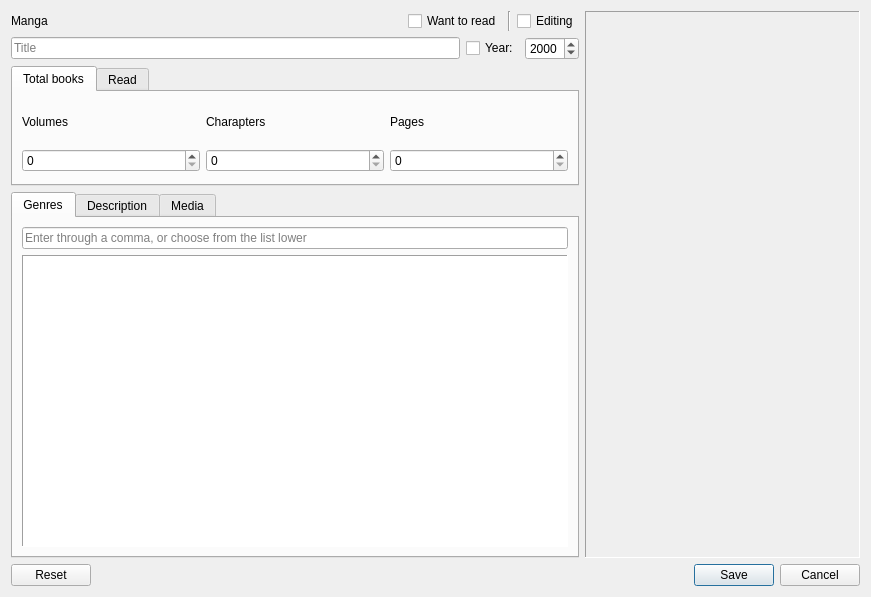
<?xml version="1.0" encoding="UTF-8"?>
<ui version="4.0">
 <class>DialogAddManga</class>
 <widget class="QDialog" name="DialogAddManga">
  <property name="geometry">
   <rect>
    <x>0</x>
    <y>0</y>
    <width>871</width>
    <height>597</height>
   </rect>
  </property>
  <property name="windowTitle">
   <string>Add manga</string>
  </property>
  <property name="locale">
   <locale language="English" country="UnitedKingdom"/>
  </property>
  <layout class="QVBoxLayout" name="verticalLayout">
   <item>
    <layout class="QHBoxLayout" name="HLay_0">
     <item>
      <layout class="QVBoxLayout" name="VLay_0">
       <property name="sizeConstraint">
        <enum>QLayout::SetDefaultConstraint</enum>
       </property>
       <item>
        <layout class="QHBoxLayout" name="HLay_1">
         <item>
          <widget class="QLabel" name="label">
           <property name="text">
            <string>Manga</string>
           </property>
          </widget>
         </item>
         <item>
          <spacer name="HSpacer_0">
           <property name="orientation">
            <enum>Qt::Horizontal</enum>
           </property>
           <property name="sizeHint" stdset="0">
            <size>
             <width>40</width>
             <height>20</height>
            </size>
           </property>
          </spacer>
         </item>
         <item>
          <widget class="QCheckBox" name="CheckBox_LookLater">
           <property name="text">
            <string>Want to read</string>
           </property>
          </widget>
         </item>
         <item>
          <widget class="Line" name="line">
           <property name="orientation">
            <enum>Qt::Vertical</enum>
           </property>
          </widget>
         </item>
         <item>
          <widget class="QCheckBox" name="CheckBox_Editing">
           <property name="text">
            <string>Editing</string>
           </property>
          </widget>
         </item>
        </layout>
       </item>
       <item>
        <layout class="QHBoxLayout" name="horizontalLayout">
         <property name="topMargin">
          <number>0</number>
         </property>
         <item>
          <widget class="QLineEdit" name="LineEdit_Title">
           <property name="maxLength">
            <number>128</number>
           </property>
           <property name="dragEnabled">
            <bool>true</bool>
           </property>
           <property name="placeholderText">
            <string>Title</string>
           </property>
          </widget>
         </item>
         <item>
          <widget class="QCheckBox" name="CBox_Year">
           <property name="text">
            <string>Year:</string>
           </property>
          </widget>
         </item>
         <item>
          <widget class="QSpinBox" name="SpinBox_Year">
           <property name="minimum">
            <number>1900</number>
           </property>
           <property name="maximum">
            <number>9999</number>
           </property>
           <property name="value">
            <number>2000</number>
           </property>
          </widget>
         </item>
        </layout>
       </item>
       <item>
        <layout class="QVBoxLayout" name="VLay_AltTitle">
         <property name="topMargin">
          <number>0</number>
         </property>
        </layout>
       </item>
       <item>
        <layout class="QHBoxLayout" name="HLay_AuthorAndSound">
         <property name="topMargin">
          <number>0</number>
         </property>
        </layout>
       </item>
       <item>
        <widget class="QTabWidget" name="TabWidget_Series">
         <property name="maximumSize">
          <size>
           <width>16777215</width>
           <height>120</height>
          </size>
         </property>
         <property name="currentIndex">
          <number>0</number>
         </property>
         <widget class="QWidget" name="tab_allSeries">
          <attribute name="title">
           <string>Total books</string>
          </attribute>
          <layout class="QGridLayout" name="gridLayout">
           <item row="0" column="0">
            <widget class="QLabel" name="Lbl_aVol">
             <property name="maximumSize">
              <size>
               <width>16777215</width>
               <height>40</height>
              </size>
             </property>
             <property name="text">
              <string>Volumes</string>
             </property>
            </widget>
           </item>
           <item row="0" column="1">
            <widget class="QLabel" name="Lbl_aCh">
             <property name="maximumSize">
              <size>
               <width>16777215</width>
               <height>40</height>
              </size>
             </property>
             <property name="text">
              <string>Charapters</string>
             </property>
            </widget>
           </item>
           <item row="0" column="2">
            <widget class="QLabel" name="Lbl_aPages">
             <property name="maximumSize">
              <size>
               <width>16777215</width>
               <height>40</height>
              </size>
             </property>
             <property name="text">
              <string>Pages</string>
             </property>
            </widget>
           </item>
           <item row="1" column="0">
            <widget class="QSpinBox" name="SpinBox_aVol"/>
           </item>
           <item row="1" column="1">
            <widget class="QSpinBox" name="SpinBox_aCh"/>
           </item>
           <item row="1" column="2">
            <widget class="QSpinBox" name="SpinBox_aPages"/>
           </item>
          </layout>
         </widget>
         <widget class="QWidget" name="tab_lookSeries">
          <attribute name="title">
           <string>Read</string>
          </attribute>
          <layout class="QGridLayout" name="gridLayout_2">
           <item row="0" column="0">
            <widget class="QLabel" name="Lbl_vVol">
             <property name="text">
              <string>Volume</string>
             </property>
            </widget>
           </item>
           <item row="0" column="1">
            <widget class="QLabel" name="Lbl_vCh">
             <property name="text">
              <string>Charapter</string>
             </property>
            </widget>
           </item>
           <item row="0" column="2">
            <widget class="QLabel" name="Lbl_vPage">
             <property name="text">
              <string>Page</string>
             </property>
            </widget>
           </item>
           <item row="1" column="0">
            <widget class="QSpinBox" name="SpinBox_vVol">
             <property name="maximum">
              <number>0</number>
             </property>
            </widget>
           </item>
           <item row="1" column="1">
            <widget class="QSpinBox" name="SpinBox_vCh">
             <property name="maximum">
              <number>0</number>
             </property>
            </widget>
           </item>
           <item row="1" column="2">
            <widget class="QSpinBox" name="SpinBox_vPages">
             <property name="maximum">
              <number>0</number>
             </property>
            </widget>
           </item>
          </layout>
         </widget>
        </widget>
       </item>
       <item>
        <widget class="QTabWidget" name="TabWidget_Info">
         <property name="currentIndex">
          <number>0</number>
         </property>
         <widget class="QWidget" name="tab">
          <attribute name="title">
           <string>Genres</string>
          </attribute>
          <layout class="QVBoxLayout" name="verticalLayout_2">
           <item>
            <widget class="QLineEdit" name="LineEdit_Tags">
             <property name="text">
              <string/>
             </property>
             <property name="maxLength">
              <number>256</number>
             </property>
             <property name="dragEnabled">
              <bool>true</bool>
             </property>
             <property name="placeholderText">
              <string>Enter through a comma, or choose from the list lower</string>
             </property>
             <property name="clearButtonEnabled">
              <bool>true</bool>
             </property>
            </widget>
           </item>
           <item>
            <widget class="QListView" name="ListView_Tags">
             <property name="sizePolicy">
              <sizepolicy hsizetype="Expanding" vsizetype="Expanding">
               <horstretch>0</horstretch>
               <verstretch>0</verstretch>
              </sizepolicy>
             </property>
             <property name="baseSize">
              <size>
               <width>0</width>
               <height>0</height>
              </size>
             </property>
             <property name="frameShape">
              <enum>QFrame::Panel</enum>
             </property>
             <property name="horizontalScrollBarPolicy">
              <enum>Qt::ScrollBarAsNeeded</enum>
             </property>
             <property name="sizeAdjustPolicy">
              <enum>QAbstractScrollArea::AdjustToContents</enum>
             </property>
             <property name="editTriggers">
              <set>QAbstractItemView::NoEditTriggers</set>
             </property>
             <property name="selectionMode">
              <enum>QAbstractItemView::MultiSelection</enum>
             </property>
             <property name="isWrapping" stdset="0">
              <bool>true</bool>
             </property>
             <property name="resizeMode">
              <enum>QListView::Adjust</enum>
             </property>
            </widget>
           </item>
          </layout>
         </widget>
         <widget class="QWidget" name="tab_2">
          <attribute name="title">
           <string>Description</string>
          </attribute>
          <layout class="QVBoxLayout" name="verticalLayout_3">
           <item>
            <widget class="QPlainTextEdit" name="PlainTextEdit_Description">
             <property name="placeholderText">
              <string>Description</string>
             </property>
            </widget>
           </item>
          </layout>
         </widget>
         <widget class="QWidget" name="tab_3">
          <attribute name="title">
           <string>Media</string>
          </attribute>
          <layout class="QVBoxLayout" name="verticalLayout_4">
           <item>
            <layout class="QHBoxLayout" name="HLayout_Dir">
             <item>
              <widget class="QLineEdit" name="LineEdit_Dir">
               <property name="maxLength">
                <number>256</number>
               </property>
               <property name="placeholderText">
                <string>Directory</string>
               </property>
              </widget>
             </item>
             <item>
              <widget class="QToolButton" name="TBtn_ChooseDir">
               <property name="toolTip">
                <string/>
               </property>
               <property name="text">
                <string>*</string>
               </property>
               <property name="icon">
                <iconset resource="resource.qrc">
                 <normaloff>:/images/folder.png</normaloff>:/images/folder.png</iconset>
               </property>
               <property name="iconSize">
                <size>
                 <width>24</width>
                 <height>24</height>
                </size>
               </property>
              </widget>
             </item>
            </layout>
           </item>
           <item>
            <widget class="QLineEdit" name="LineEdit_URL">
             <property name="maxLength">
              <number>256</number>
             </property>
             <property name="placeholderText">
              <string>URL</string>
             </property>
             <property name="clearButtonEnabled">
              <bool>true</bool>
             </property>
            </widget>
           </item>
           <item>
            <spacer name="VSpacer_0">
             <property name="orientation">
              <enum>Qt::Vertical</enum>
             </property>
             <property name="sizeHint" stdset="0">
              <size>
               <width>20</width>
               <height>138</height>
              </size>
             </property>
            </spacer>
           </item>
          </layout>
         </widget>
        </widget>
       </item>
      </layout>
     </item>
     <item>
      <widget class="ImageCover" name="Lbl_ImageCover">
       <property name="sizePolicy">
        <sizepolicy hsizetype="Fixed" vsizetype="Fixed">
         <horstretch>3</horstretch>
         <verstretch>1</verstretch>
        </sizepolicy>
       </property>
       <property name="minimumSize">
        <size>
         <width>180</width>
         <height>540</height>
        </size>
       </property>
       <property name="maximumSize">
        <size>
         <width>275</width>
         <height>825</height>
        </size>
       </property>
       <property name="baseSize">
        <size>
         <width>0</width>
         <height>0</height>
        </size>
       </property>
       <property name="toolTip">
        <string>Drop image here, or a double click for a file choice</string>
       </property>
       <property name="autoFillBackground">
        <bool>false</bool>
       </property>
       <property name="frameShape">
        <enum>QFrame::Panel</enum>
       </property>
       <property name="frameShadow">
        <enum>QFrame::Sunken</enum>
       </property>
       <property name="text">
        <string/>
       </property>
       <property name="pixmap">
        <pixmap resource="resource.qrc">:/images/DropHere.png</pixmap>
       </property>
       <property name="scaledContents">
        <bool>true</bool>
       </property>
       <property name="textInteractionFlags">
        <set>Qt::NoTextInteraction</set>
       </property>
      </widget>
     </item>
    </layout>
   </item>
   <item>
    <widget class="QDialogButtonBox" name="BtnBox">
     <property name="standardButtons">
      <set>QDialogButtonBox::Cancel|QDialogButtonBox::Reset|QDialogButtonBox::Save</set>
     </property>
    </widget>
   </item>
  </layout>
 </widget>
 <customwidgets>
  <customwidget>
   <class>ImageCover</class>
   <extends>QLabel</extends>
   <header location="global">imagecover.h</header>
  </customwidget>
 </customwidgets>
 <resources>
  <include location="resource.qrc"/>
 </resources>
 <connections/>
</ui>
